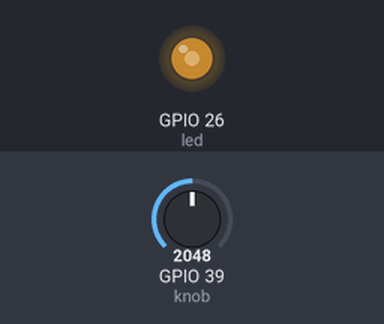
A program run on a simulated ESP32 board running MicroPython. Parts: output pins drawn as LEDs (lit = HIGH). The inputs (shaded band) are chosen by the test bench; at power-on: GPIO 39 (knob) = 2048 (analog values on the 0–4095 scale).

Above: at 1.2 s.
1.3 s: GPIO 39 (knob) set to 2866
At 2.4 s:
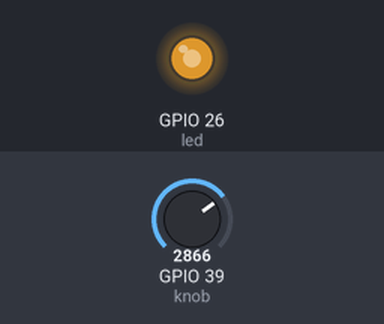
2.8 s: GPIO 39 (knob) set to 3603
At 3.7 s:
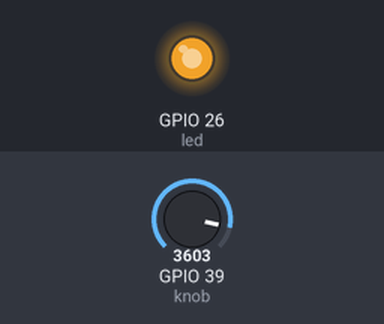
4.3 s: GPIO 39 (knob) set to 491
At 5.0 s:
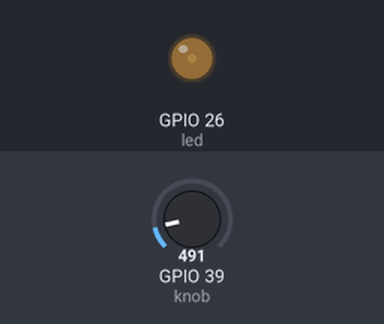
5.8 s: GPIO 39 (knob) set to 0
At 6.9 s:
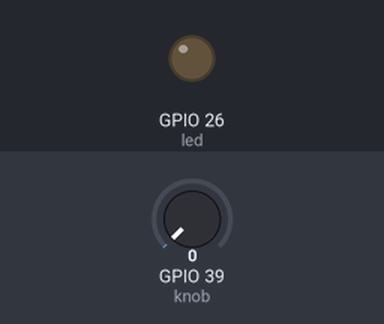
7.3 s: GPIO 39 (knob) set to 2047
At 8.2 s:
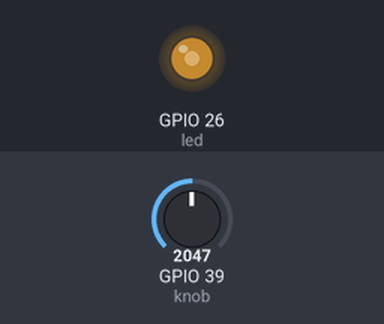
Timing chart, 0 to 9.8 s (numbered marks = the images above; inputs shaded):
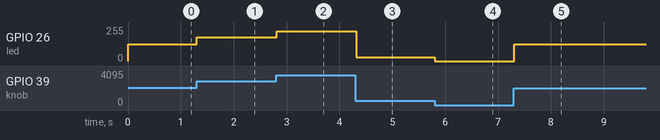

Measured:
- after the input at 1.3 s, GPIO 26 (led): 127/255 → 178/255 at once
- after the input at 2.8 s, GPIO 26 (led): 178/255 → 224/255 at once
- after the input at 4.3 s, GPIO 26 (led): 224/255 → 30/255 at once
- after the input at 5.8 s, GPIO 26 (led): 30/255 → 0/255 at once
- after the input at 7.3 s, GPIO 26 (led): 0/255 → 127/255 at once

The program:

mission_dimmer.py
```python
from machine import Pin, PWM, ADC
import time

knob = ADC(Pin(39))
knob.atten(ADC.ATTN_11DB)
knob.width(ADC.WIDTH_12BIT)
led = PWM(Pin(26))
led.freq(1000)

while True:
    duty = ((knob.read() - 0) * (1023 - 0) // (4095 - 0) + 0)  # 0~4095 → 0~1023
    led.duty(duty)
    time.sleep_ms(20)
```
